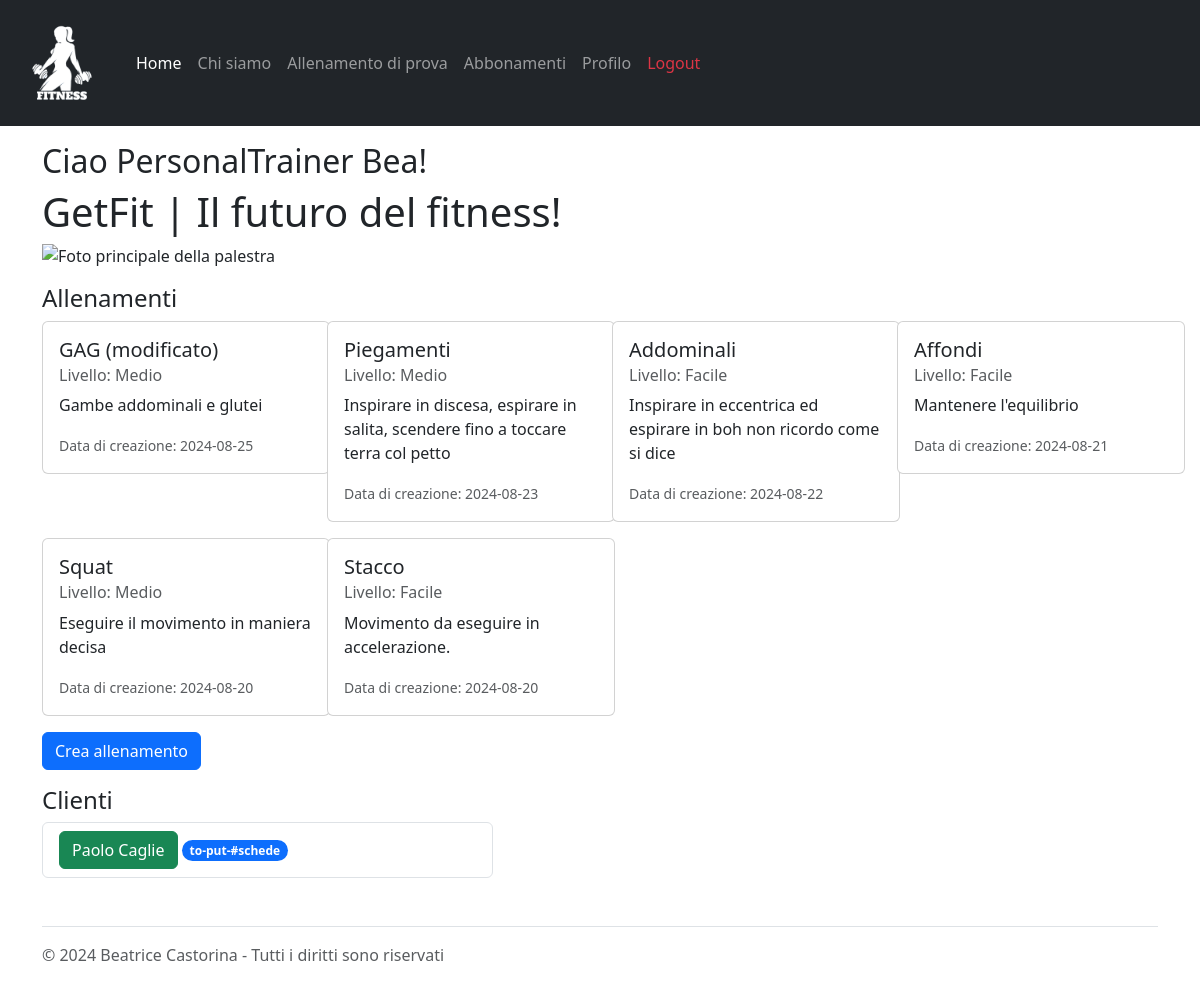
The app's page / (signed in), older data.
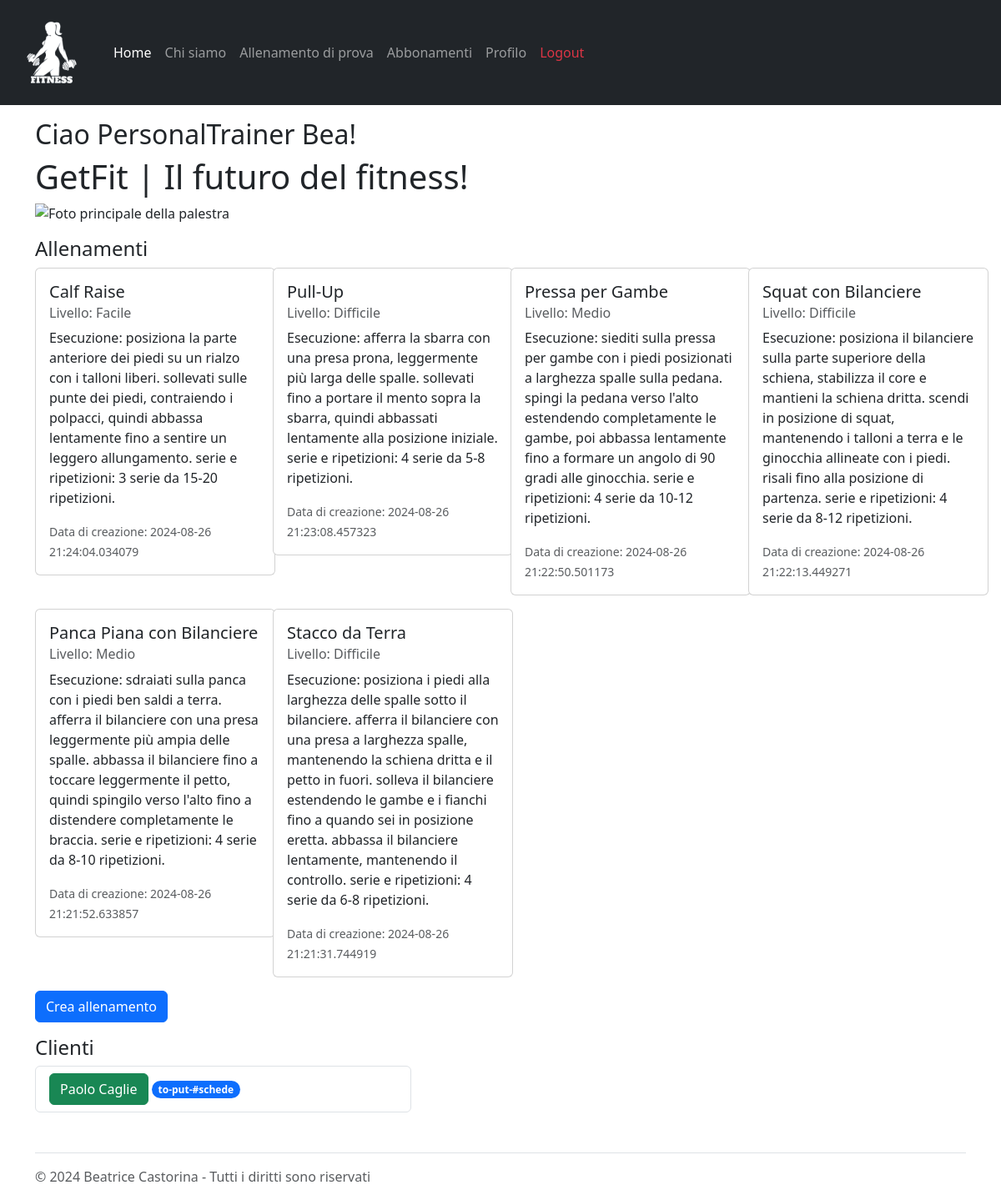
The same page, newer data.
### tables this page shows
CREATE TABLE "Allenamenti" (
	"id_allenamento"	INTEGER,
	"pt_id"	INTEGER NOT NULL,
	"titolo"	TEXT NOT NULL,
	"descrizione"	TEXT NOT NULL,
	"livello"	TEXT NOT NULL,
	"visibile"	INTEGER NOT NULL,
	"data_creazione"	TEXT NOT NULL,
	PRIMARY KEY("id_allenamento" AUTOINCREMENT),
	FOREIGN KEY("pt_id") REFERENCES "PersonalTrainers"("pt_id")
);

CREATE TABLE "Clients" (
	"nome"	TEXT NOT NULL,
	"email"	TEXT NOT NULL UNIQUE,
	"password"	TEXT NOT NULL,
	"pt_id"	INTEGER,
	"client_id"	INTEGER,
	"cognome"	TEXT NOT NULL,
	PRIMARY KEY("client_id" AUTOINCREMENT),
	FOREIGN KEY("pt_id") REFERENCES "PersonalTrainers"("pt_id")
);

### app.py (the view)
@app.route('/')
def index():
  allenamenti_db = allenamenti_dao.get_allenamenti()
  pts_db = utenti_dao.get_personal_trainers()
  clienti_db = []
  pt_id = 0
  email = request.cookies.get('remember_token')
  if email is not None:
    email = email.split('|')[0]
    pt_id = utenti_dao.get_pt_id_by_email(email)
  if pt_id != 0:
    clienti_db = utenti_dao.get_pt_clients(pt_id)
  return render_template('index.html', allenamenti=allenamenti_db, pts=pts_db, clienti=clienti_db)

### allenamenti_dao.py (called while the page is built)
def get_allenamenti():
	query = 'SELECT * FROM Allenamenti ORDER BY data_creazione DESC'
	connection = sqlite3.connect('db/personal.db')
	connection.row_factory = sqlite3.Row
	cursor = connection.cursor()
	cursor.execute(query)
	result = cursor.fetchall()
	print(result)
	cursor.close()
	connection.close()
	return result

### app.py (called while the page is built)
@login_manager.user_loader
def load_user(user_email):
  print("load user:", user_email)
  user_db, type = utenti_dao.get_user_by_email(user_email)
  if type == 0:
    user = PersonalTrainer(nome=user_db['nome'], cognome=user_db['cognome'], pt_id=user_db['pt_id'], rating=user_db['rating'], numOfRatings=user_db['numOfRatings'], email=user_db['email'], password=user_db['password'])
  else:
    user = Client(nome=user_db['nome'], cognome=user_db['cognome'], client_id=user_db['client_id'], pt_id=user_db['pt_id'], email=user_db['email'], password=user_db['password'])
  return user

### utenti_dao.py (called while the page is built)
def get_personal_trainers():
	query = 'SELECT * FROM PersonalTrainers'
	connection = sqlite3.connect('db/personal.db')
	connection.row_factory = sqlite3.Row
	cursor = connection.cursor()
	cursor.execute(query)
	result = cursor.fetchall()
	cursor.close()
	connection.close()
	return result

### templates/index.html (shortened to what this page needs)
{% extends "base.html" %}
{% block content %}
<main class="col">
  <section class="row justify-content-center">
    {% if current_user.is_authenticated %}
      <h2>Ciao {{ current_user.__class__.__name__ }} {{ current_user.nome.capitalize() }}!</h2>
    {% endif %}
    <div class="mx-auto">
      <h1> GetFit | Il futuro del fitness!</h1>
    </div>
    <img src="{{ url_for('static', filename='homepage.jpg') }}" class="img-fluid mb-3" alt="Foto principale della palestra">
  </section>
  <div class="row">
    {% if current_user.__class__.__name__ == "PersonalTrainer" %}
      <h4>Allenamenti</h4>
      {% for allenamento in allenamenti %}
        {% if allenamento.visibile != 0 %}
        <div class="col-3 mb-3">
          <div class="card" style="width: 18rem;">
            <div class="card-body">
              <h5 class="card-title">{{ allenamento.titolo }}</h5>
              <h6 class="card-subtitle mb-2 text-body-secondary">Livello: {{allenamento.livello.capitalize()}}</h6>
              <p class="card-text">{{allenamento.descrizione.capitalize()}}</p>
              <p class="card-text"><small class="text-body-secondary">Data di creazione: {{allenamento.data_creazione}}</small></p>
            </div>
          </div>
        </div>
        {% endif %}
      {% endfor %}
      <a href="/create_workout">
        <button type="text" class="btn btn-primary" value="create_workout">Crea allenamento</button>
      </a>
			<div class="mt-3">
				<h4>Clienti</h4>
			</div>
			<div class="col-5">
				<ul class="list-group">
				{% for cliente in clienti %}
					<li class="list-group-item d-flex justify-content-between align-items-center">
						<form action="/schede" method="get">
							<button type="submit" class="btn btn-success">{{cliente.nome.capitalize()}} {{cliente.cognome.capitalize()}}</button>
							<span class="badge text-bg-primary rounded-pill">to-put-#schede</span>
						</form>
					</li>
				{% endfor %}
				</ul>
			</div>
    {% endif %}
  </div>
</main>
{% endblock %}

Row changes from the older to the newer data that the page shows:
removed Allenamenti: titolo "GAG (modificato)", livello "Medio", descrizione "Gambe addominali e glutei", data_creazione "2024-08-25"
removed Allenamenti: titolo "Piegamenti", livello "Medio", descrizione "Inspirare in discesa, espirare in salita, scendere fino a toccare terra col petto", data_creazione "2024-08-23"
removed Allenamenti: titolo "Addominali", livello "Facile", descrizione "Inspirare in eccentrica ed espirare in boh non ricordo come si dice", data_creazione "2024-08-22"
removed Allenamenti: titolo "Affondi", livello "Facile", descrizione "Mantenere l'equilibrio", data_creazione "2024-08-21"
removed Allenamenti: titolo "Squat", livello "Medio", descrizione "Eseguire il movimento in maniera decisa", data_creazione "2024-08-20"
removed Allenamenti: titolo "Stacco", livello "Facile", descrizione "Movimento da eseguire in accelerazione.", data_creazione "2024-08-20"
added Allenamenti: titolo "Calf Raise", livello "Facile", descrizione "Esecuzione: posiziona la parte anteriore dei piedi su un rialzo con i talloni liberi. sollevati sulle punte dei piedi, contraiendo i polpacci, quindi abbassa lentamente fino a sentire un leggero allungamento. serie e ripetizioni: 3 serie da 15-20 ripetizioni.", data_creazione "2024-08-26 21:24:04.034079"
added Allenamenti: titolo "Pull-Up", livello "Difficile", descrizione "Esecuzione: afferra la sbarra con una presa prona, leggermente più larga delle spalle. sollevati fino a portare il mento sopra la sbarra, quindi abbassati lentamente alla posizione iniziale. serie e ripetizioni: 4 serie da 5-8 ripetizioni.", data_creazione "2024-08-26 21:23:08.457323"
added Allenamenti: titolo "Pressa per Gambe", livello "Medio", descrizione "Esecuzione: siediti sulla pressa per gambe con i piedi posizionati a larghezza spalle sulla pedana. spingi la pedana verso l'alto estendendo completamente le gambe, poi abbassa lentamente fino a formare un angolo di 90 gradi alle ginocchia. serie e ripetizioni: 4 serie da 10-12 ripetizioni.", data_creazione "2024-08-26 21:22:50.501173"
added Allenamenti: titolo "Squat con Bilanciere", livello "Difficile", descrizione "Esecuzione: posiziona il bilanciere sulla parte superiore della schiena, stabilizza il core e mantieni la schiena dritta. scendi in posizione di squat, mantenendo i talloni a terra e le ginocchia allineate con i piedi. risali fino alla posizione di partenza. serie e ripetizioni: 4 serie da 8-12 ripetizioni.", data_creazione "2024-08-26 21:22:13.449271"
added Allenamenti: titolo "Panca Piana con Bilanciere", livello "Medio", descrizione "Esecuzione: sdraiati sulla panca con i piedi ben saldi a terra. afferra il bilanciere con una presa leggermente più ampia delle spalle. abbassa il bilanciere fino a toccare leggermente il petto, quindi spingilo verso l'alto fino a distendere completamente le braccia. serie e ripetizioni: 4 serie da 8-10 ripetizioni.", data_creazione "2024-08-26 21:21:52.633857"
added Allenamenti: titolo "Stacco da Terra", livello "Difficile", descrizione "Esecuzione: posiziona i piedi alla larghezza delle spalle sotto il bilanciere. afferra il bilanciere con una presa a larghezza spalle, mantenendo la schiena dritta e il petto in fuori. solleva il bilanciere estendendo le gambe e i fianchi fino a quando sei in posizione eretta. abbassa il bilanciere lentamente, mantenendo il controllo. serie e ripetizioni: 4 serie da 6-8 ripetizioni.", data_creazione "2024-08-26 21:21:31.744919"
